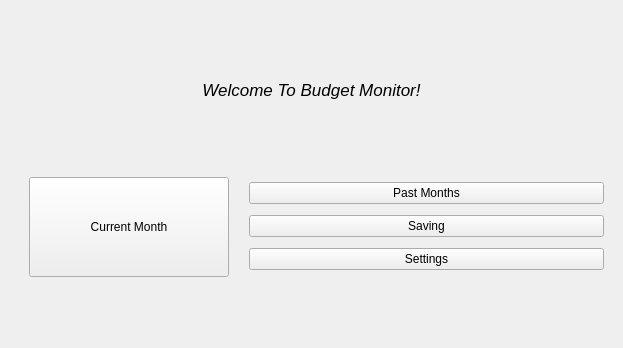
<?xml version="1.0" encoding="UTF-8"?>
<ui version="4.0">
 <class>MainWindow</class>
 <widget class="QMainWindow" name="MainWindow">
  <property name="geometry">
   <rect>
    <x>0</x>
    <y>0</y>
    <width>623</width>
    <height>348</height>
   </rect>
  </property>
  <property name="windowTitle">
   <string>Budget Monitor</string>
  </property>
  <property name="layoutDirection">
   <enum>Qt::LayoutDirection::LeftToRight</enum>
  </property>
  <widget class="QWidget" name="centralwidget">
   <property name="sizePolicy">
    <sizepolicy hsizetype="Preferred" vsizetype="Minimum">
     <horstretch>0</horstretch>
     <verstretch>0</verstretch>
    </sizepolicy>
   </property>
   <property name="layoutDirection">
    <enum>Qt::LayoutDirection::LeftToRight</enum>
   </property>
   <property name="autoFillBackground">
    <bool>false</bool>
   </property>
   <layout class="QVBoxLayout" name="verticalLayout_3" stretch="3,2">
    <property name="sizeConstraint">
     <enum>QLayout::SizeConstraint::SetDefaultConstraint</enum>
    </property>
    <property name="bottomMargin">
     <number>0</number>
    </property>
    <item>
     <widget class="QLabel" name="labelTitle">
      <property name="sizePolicy">
       <sizepolicy hsizetype="Preferred" vsizetype="Fixed">
        <horstretch>0</horstretch>
        <verstretch>0</verstretch>
       </sizepolicy>
      </property>
      <property name="font">
       <font>
        <pointsize>13</pointsize>
        <italic>true</italic>
        <bold>false</bold>
        <underline>false</underline>
       </font>
      </property>
      <property name="text">
       <string>Welcome To Budget Monitor!</string>
      </property>
      <property name="alignment">
       <set>Qt::AlignmentFlag::AlignCenter</set>
      </property>
     </widget>
    </item>
    <item>
     <layout class="QHBoxLayout" name="horizontalLayout" stretch="2,0">
      <property name="spacing">
       <number>10</number>
      </property>
      <property name="leftMargin">
       <number>20</number>
      </property>
      <property name="rightMargin">
       <number>0</number>
      </property>
      <item>
       <widget class="QPushButton" name="CurrentMonthButton">
        <property name="sizePolicy">
         <sizepolicy hsizetype="Fixed" vsizetype="Fixed">
          <horstretch>0</horstretch>
          <verstretch>0</verstretch>
         </sizepolicy>
        </property>
        <property name="minimumSize">
         <size>
          <width>200</width>
          <height>100</height>
         </size>
        </property>
        <property name="text">
         <string>Current Month</string>
        </property>
        <property name="icon">
         <iconset theme="QIcon::ThemeIcon::AppointmentNew"/>
        </property>
       </widget>
      </item>
      <item>
       <layout class="QVBoxLayout" name="verticalLayout">
        <property name="spacing">
         <number>6</number>
        </property>
        <property name="leftMargin">
         <number>10</number>
        </property>
        <property name="rightMargin">
         <number>10</number>
        </property>
        <item>
         <widget class="QPushButton" name="pastMonthsButton">
          <property name="sizePolicy">
           <sizepolicy hsizetype="Minimum" vsizetype="Fixed">
            <horstretch>0</horstretch>
            <verstretch>0</verstretch>
           </sizepolicy>
          </property>
          <property name="text">
           <string>Past Months</string>
          </property>
         </widget>
        </item>
        <item>
         <widget class="QPushButton" name="SavingViewButton">
          <property name="text">
           <string>Saving</string>
          </property>
         </widget>
        </item>
        <item>
         <widget class="QPushButton" name="SettingsButton">
          <property name="text">
           <string>Settings</string>
          </property>
         </widget>
        </item>
       </layout>
      </item>
     </layout>
    </item>
   </layout>
  </widget>
 </widget>
 <resources/>
 <connections/>
</ui>
